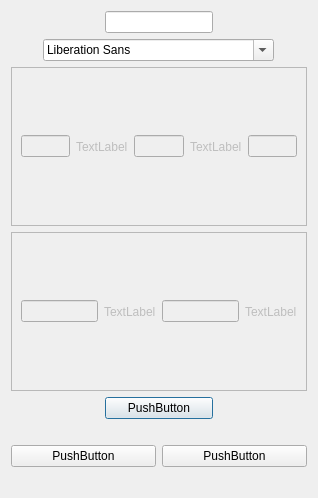
<?xml version="1.0" encoding="UTF-8"?>
<ui version="4.0">
 <class>Dialog</class>
 <widget class="QDialog" name="Dialog">
  <property name="geometry">
   <rect>
    <x>0</x>
    <y>0</y>
    <width>318</width>
    <height>498</height>
   </rect>
  </property>
  <property name="windowTitle">
   <string>Dialog</string>
  </property>
  <layout class="QGridLayout" name="gridLayout">
   <item row="2" column="1" colspan="3">
    <widget class="QFontComboBox" name="fontComboBox"/>
   </item>
   <item row="2" column="0">
    <spacer name="horizontalSpacer_4">
     <property name="orientation">
      <enum>Qt::Horizontal</enum>
     </property>
     <property name="sizeHint" stdset="0">
      <size>
       <width>40</width>
       <height>20</height>
      </size>
     </property>
    </spacer>
   </item>
   <item row="4" column="0" colspan="5">
    <widget class="QFrame" name="frame_2">
     <property name="enabled">
      <bool>false</bool>
     </property>
     <property name="frameShape">
      <enum>QFrame::StyledPanel</enum>
     </property>
     <property name="frameShadow">
      <enum>QFrame::Raised</enum>
     </property>
     <layout class="QHBoxLayout" name="horizontalLayout_2">
      <item>
       <widget class="QLineEdit" name="lineEdit_5"/>
      </item>
      <item>
       <widget class="QLabel" name="label_3">
        <property name="text">
         <string>TextLabel</string>
        </property>
       </widget>
      </item>
      <item>
       <widget class="QLineEdit" name="lineEdit_6"/>
      </item>
      <item>
       <widget class="QLabel" name="label_4">
        <property name="text">
         <string>TextLabel</string>
        </property>
       </widget>
      </item>
     </layout>
    </widget>
   </item>
   <item row="3" column="0" colspan="5">
    <widget class="QFrame" name="frame">
     <property name="enabled">
      <bool>false</bool>
     </property>
     <property name="frameShape">
      <enum>QFrame::StyledPanel</enum>
     </property>
     <property name="frameShadow">
      <enum>QFrame::Raised</enum>
     </property>
     <layout class="QHBoxLayout" name="horizontalLayout">
      <item>
       <widget class="QLineEdit" name="lineEdit_2"/>
      </item>
      <item>
       <widget class="QLabel" name="label">
        <property name="text">
         <string>TextLabel</string>
        </property>
       </widget>
      </item>
      <item>
       <widget class="QLineEdit" name="lineEdit_3"/>
      </item>
      <item>
       <widget class="QLabel" name="label_2">
        <property name="text">
         <string>TextLabel</string>
        </property>
       </widget>
      </item>
      <item>
       <widget class="QLineEdit" name="lineEdit_4"/>
      </item>
     </layout>
    </widget>
   </item>
   <item row="2" column="4">
    <spacer name="horizontalSpacer_2">
     <property name="orientation">
      <enum>Qt::Horizontal</enum>
     </property>
     <property name="sizeHint" stdset="0">
      <size>
       <width>40</width>
       <height>20</height>
      </size>
     </property>
    </spacer>
   </item>
   <item row="1" column="1">
    <spacer name="horizontalSpacer_5">
     <property name="orientation">
      <enum>Qt::Horizontal</enum>
     </property>
     <property name="sizeHint" stdset="0">
      <size>
       <width>40</width>
       <height>20</height>
      </size>
     </property>
    </spacer>
   </item>
   <item row="1" column="2">
    <widget class="QLineEdit" name="lineEdit"/>
   </item>
   <item row="1" column="3">
    <spacer name="horizontalSpacer">
     <property name="orientation">
      <enum>Qt::Horizontal</enum>
     </property>
     <property name="sizeHint" stdset="0">
      <size>
       <width>40</width>
       <height>20</height>
      </size>
     </property>
    </spacer>
   </item>
   <item row="6" column="0" colspan="5">
    <spacer name="horizontalSpacer_3">
     <property name="orientation">
      <enum>Qt::Horizontal</enum>
     </property>
     <property name="sizeHint" stdset="0">
      <size>
       <width>40</width>
       <height>20</height>
      </size>
     </property>
    </spacer>
   </item>
   <item row="5" column="2">
    <widget class="QPushButton" name="pushButton">
     <property name="text">
      <string>PushButton</string>
     </property>
    </widget>
   </item>
   <item row="7" column="0" colspan="5">
    <layout class="QGridLayout" name="gridLayout_2">
     <item row="0" column="0">
      <widget class="QPushButton" name="pushButton_3">
       <property name="text">
        <string>PushButton</string>
       </property>
      </widget>
     </item>
     <item row="0" column="1">
      <widget class="QPushButton" name="pushButton_2">
       <property name="text">
        <string>PushButton</string>
       </property>
      </widget>
     </item>
    </layout>
   </item>
   <item row="9" column="0" colspan="5">
    <spacer name="horizontalSpacer_6">
     <property name="orientation">
      <enum>Qt::Horizontal</enum>
     </property>
     <property name="sizeHint" stdset="0">
      <size>
       <width>40</width>
       <height>20</height>
      </size>
     </property>
    </spacer>
   </item>
  </layout>
 </widget>
 <resources/>
 <connections/>
</ui>
